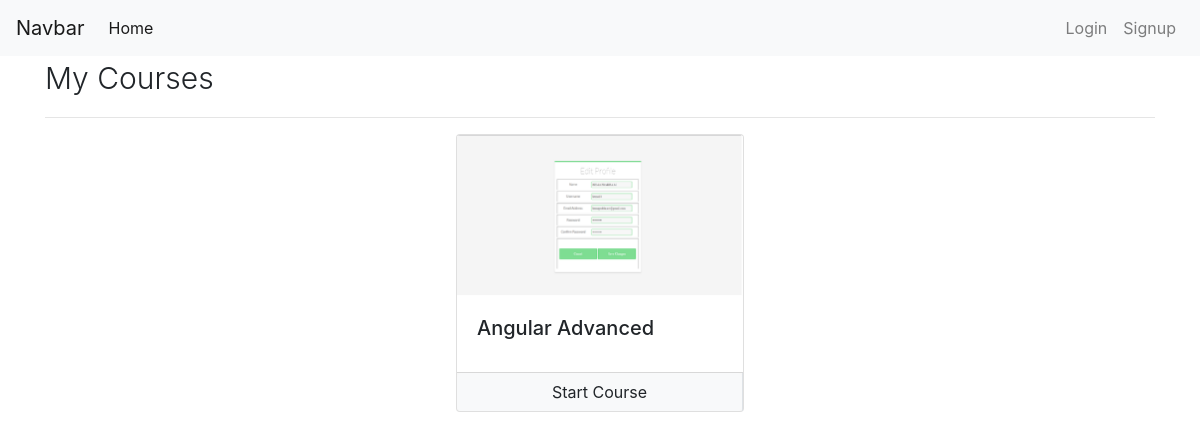
/my-courses (signed in), run on the app's committed database.
### notes/models.py (models this page shows, shortened)
class UserCourse(models.Model):
    user = models.ForeignKey(Customer , null = False , on_delete=models.CASCADE)
    course = models.ForeignKey(Course , null = False , on_delete=models.CASCADE)
    date = models.DateTimeField(auto_now_add=True)

class Course(models.Model):
    name = models.CharField(max_length = 50 , null = False)
    slug = models.CharField(max_length = 50 , null = False , unique = True)
    description = models.CharField(max_length = 200 , null = True)
    price = models.IntegerField(null=False)
    discount = models.IntegerField(null=False , default = 0)
    active = models.BooleanField(default = False)
    thumbnail = models.ImageField(upload_to = 'uploads/')
    date = models.DateTimeField(auto_now_add= True)
    resource = models.FileField(upload_to = "resource/")
    length = models.IntegerField(null=False)

### notes/views.py (the view)
# urls.py: path('my-courses', MyCoursesList.as_view() , name = 'my-courses'),
class MyCoursesList(ListView):
    template_name = 'user/my_courses.html'
    context_object_name = 'user_courses'
    def get_queryset(self):
        c = self.request.session.get("username")
        cus=Customer.objects.get(username=c)
        user = cus
        return UserCourse.objects.filter(user = cus)

### notes/templates/user/my_courses.html (shortened to what this page needs)
{% extends 'user/base.html' %}
{% load course_custom_tags %}
{%block content%}
<div class="container">
   <p class="display-6">My Courses </p>
   <hr>
   <div class="row">
      {% for uc in user_courses %}
      <div class="col mx-auto">
          <div class="card mx-auto" style="width: 18rem;">
              <img class="card-img-top" src="{{uc.course.thumbnail.url}}" alt="Card image cap">
              <div class="card-body">
                  <h5 class="card-title">{{uc.course.name}}</h5>
              </div>
              <div class="card-footer p-0">
                  <div class="row no-gutters">
                      <div class="col border-right">
                          <a href="/course/{{uc.course.slug}}" class="btn btn-light btn-block">Start Course</a>
                      </div>
                  </div>
              </div>
          </div>
      </div>
      {% endfor %}
  </div>
</div>
{%endblock%}

### notes/static/courses/css/common.css (style rules this page uses)
.display-6 { font-size: 30px; font-weight: 300; }

### data on the page
UserCourse: course.thumbnail (picture), course.name "Angular Advanced"
